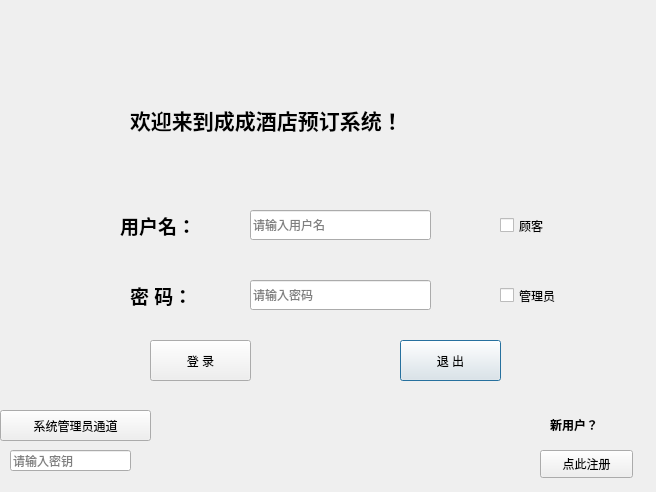
<?xml version="1.0" encoding="UTF-8"?>
<ui version="4.0">
 <class>loginDialog</class>
 <widget class="QDialog" name="loginDialog">
  <property name="geometry">
   <rect>
    <x>0</x>
    <y>0</y>
    <width>656</width>
    <height>492</height>
   </rect>
  </property>
  <property name="windowTitle">
   <string>Dialog</string>
  </property>
  <widget class="QLabel" name="label">
   <property name="geometry">
    <rect>
     <x>130</x>
     <y>90</y>
     <width>361</width>
     <height>61</height>
    </rect>
   </property>
   <property name="font">
    <font>
     <family>仿宋</family>
     <weight>75</weight>
     <italic>false</italic>
     <bold>true</bold>
    </font>
   </property>
   <property name="text">
    <string>&lt;html&gt;&lt;head/&gt;&lt;body&gt;&lt;p&gt;&lt;span style=&quot; font-size:16pt;&quot;&gt;欢迎来到成成酒店预订系统！&lt;/span&gt;&lt;/p&gt;&lt;/body&gt;&lt;/html&gt;</string>
   </property>
  </widget>
  <widget class="QLabel" name="namelabel">
   <property name="geometry">
    <rect>
     <x>120</x>
     <y>210</y>
     <width>121</width>
     <height>31</height>
    </rect>
   </property>
   <property name="styleSheet">
    <string notr="true">font: 10pt &quot;仿宋&quot;;</string>
   </property>
   <property name="text">
    <string>&lt;html&gt;&lt;head/&gt;&lt;body&gt;&lt;p&gt;&lt;span style=&quot; font-size:14pt; font-weight:600;&quot;&gt;用户名：&lt;/span&gt;&lt;/p&gt;&lt;/body&gt;&lt;/html&gt;</string>
   </property>
  </widget>
  <widget class="QLabel" name="passwordlabel">
   <property name="geometry">
    <rect>
     <x>130</x>
     <y>280</y>
     <width>101</width>
     <height>31</height>
    </rect>
   </property>
   <property name="styleSheet">
    <string notr="true">font: 10pt &quot;仿宋&quot;;</string>
   </property>
   <property name="text">
    <string>&lt;html&gt;&lt;head/&gt;&lt;body&gt;&lt;p&gt;&lt;span style=&quot; font-size:14pt; font-weight:600;&quot;&gt;密 码：&lt;/span&gt;&lt;/p&gt;&lt;/body&gt;&lt;/html&gt;</string>
   </property>
  </widget>
  <widget class="QLineEdit" name="loginlineEdit">
   <property name="geometry">
    <rect>
     <x>250</x>
     <y>210</y>
     <width>181</width>
     <height>30</height>
    </rect>
   </property>
   <property name="placeholderText">
    <string>请输入用户名</string>
   </property>
  </widget>
  <widget class="QLineEdit" name="pwdlineEdit">
   <property name="geometry">
    <rect>
     <x>250</x>
     <y>280</y>
     <width>181</width>
     <height>30</height>
    </rect>
   </property>
   <property name="echoMode">
    <enum>QLineEdit::Password</enum>
   </property>
   <property name="placeholderText">
    <string>请输入密码</string>
   </property>
  </widget>
  <widget class="QPushButton" name="quitBtn">
   <property name="geometry">
    <rect>
     <x>400</x>
     <y>340</y>
     <width>101</width>
     <height>41</height>
    </rect>
   </property>
   <property name="styleSheet">
    <string notr="true">font: 12pt &quot;仿宋&quot;;</string>
   </property>
   <property name="text">
    <string>退 出</string>
   </property>
  </widget>
  <widget class="QLabel" name="newlabel">
   <property name="geometry">
    <rect>
     <x>550</x>
     <y>410</y>
     <width>81</width>
     <height>31</height>
    </rect>
   </property>
   <property name="styleSheet">
    <string notr="true">font: 12pt &quot;仿宋&quot;;</string>
   </property>
   <property name="text">
    <string>&lt;html&gt;&lt;head/&gt;&lt;body&gt;&lt;p&gt;&lt;span style=&quot; font-weight:600;&quot;&gt;新用户？&lt;/span&gt;&lt;/p&gt;&lt;/body&gt;&lt;/html&gt;</string>
   </property>
  </widget>
  <widget class="QPushButton" name="regBtn">
   <property name="geometry">
    <rect>
     <x>540</x>
     <y>450</y>
     <width>93</width>
     <height>28</height>
    </rect>
   </property>
   <property name="styleSheet">
    <string notr="true">font: 10pt &quot;仿宋&quot;;</string>
   </property>
   <property name="text">
    <string>点此注册</string>
   </property>
  </widget>
  <widget class="QPushButton" name="pushButton">
   <property name="geometry">
    <rect>
     <x>0</x>
     <y>410</y>
     <width>151</width>
     <height>31</height>
    </rect>
   </property>
   <property name="styleSheet">
    <string notr="true">font: 12pt &quot;仿宋&quot;;</string>
   </property>
   <property name="text">
    <string>系统管理员通道</string>
   </property>
  </widget>
  <widget class="QLineEdit" name="lineEdit">
   <property name="geometry">
    <rect>
     <x>10</x>
     <y>450</y>
     <width>121</width>
     <height>21</height>
    </rect>
   </property>
   <property name="placeholderText">
    <string>请输入密钥</string>
   </property>
  </widget>
  <widget class="QPushButton" name="pushButton_2">
   <property name="geometry">
    <rect>
     <x>150</x>
     <y>340</y>
     <width>101</width>
     <height>41</height>
    </rect>
   </property>
   <property name="styleSheet">
    <string notr="true">font: 12pt &quot;仿宋&quot;;</string>
   </property>
   <property name="text">
    <string>登 录</string>
   </property>
  </widget>
  <widget class="QCheckBox" name="checkBox">
   <property name="geometry">
    <rect>
     <x>500</x>
     <y>200</y>
     <width>121</width>
     <height>51</height>
    </rect>
   </property>
   <property name="styleSheet">
    <string notr="true">font: 12pt &quot;仿宋&quot;;</string>
   </property>
   <property name="text">
    <string>顾客</string>
   </property>
  </widget>
  <widget class="QCheckBox" name="checkBox_2">
   <property name="geometry">
    <rect>
     <x>500</x>
     <y>280</y>
     <width>91</width>
     <height>31</height>
    </rect>
   </property>
   <property name="styleSheet">
    <string notr="true">font: 9pt &quot;仿宋&quot;;
font: 12pt &quot;仿宋&quot;;</string>
   </property>
   <property name="text">
    <string>管理员</string>
   </property>
  </widget>
 </widget>
 <resources/>
 <connections/>
</ui>
